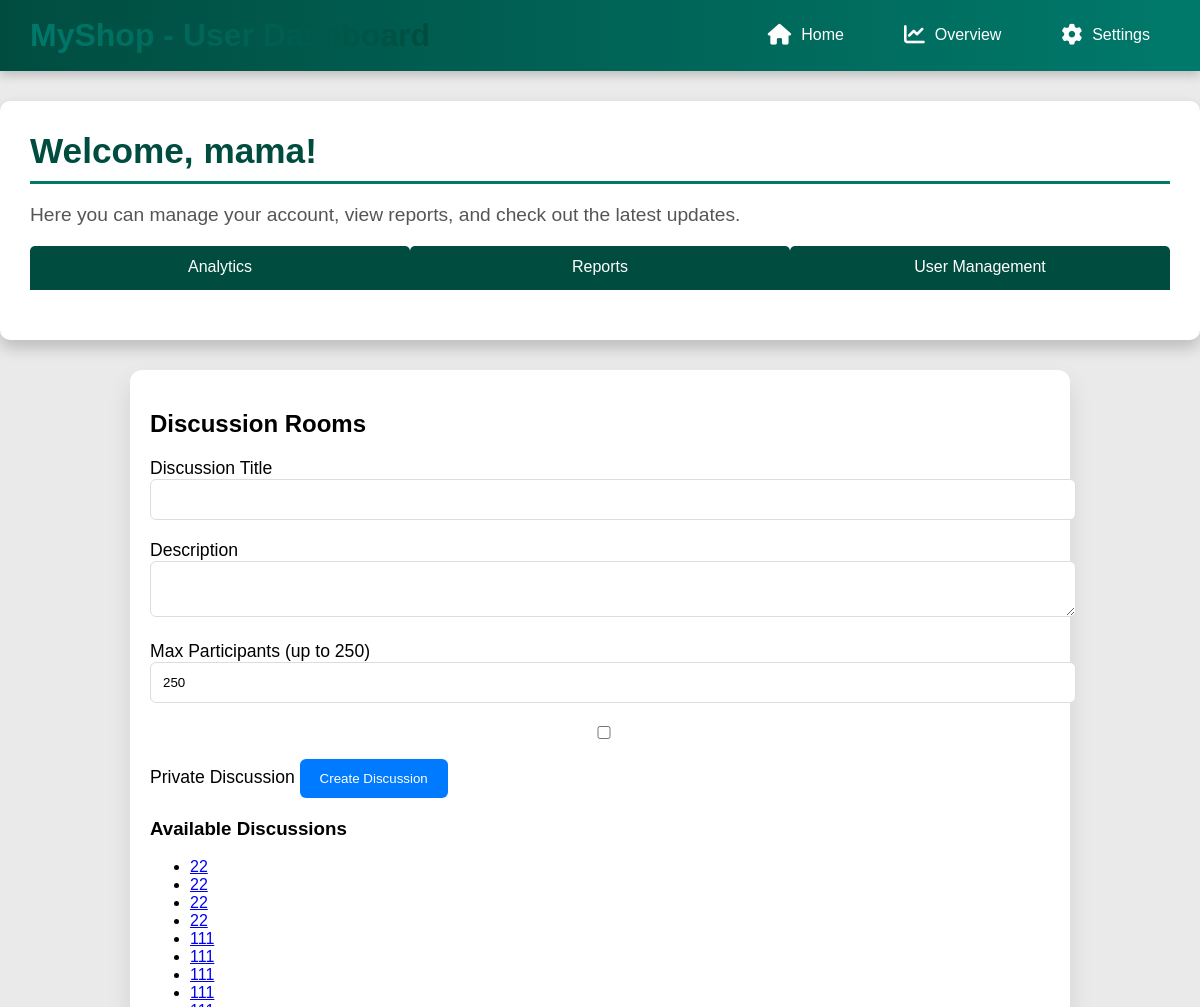
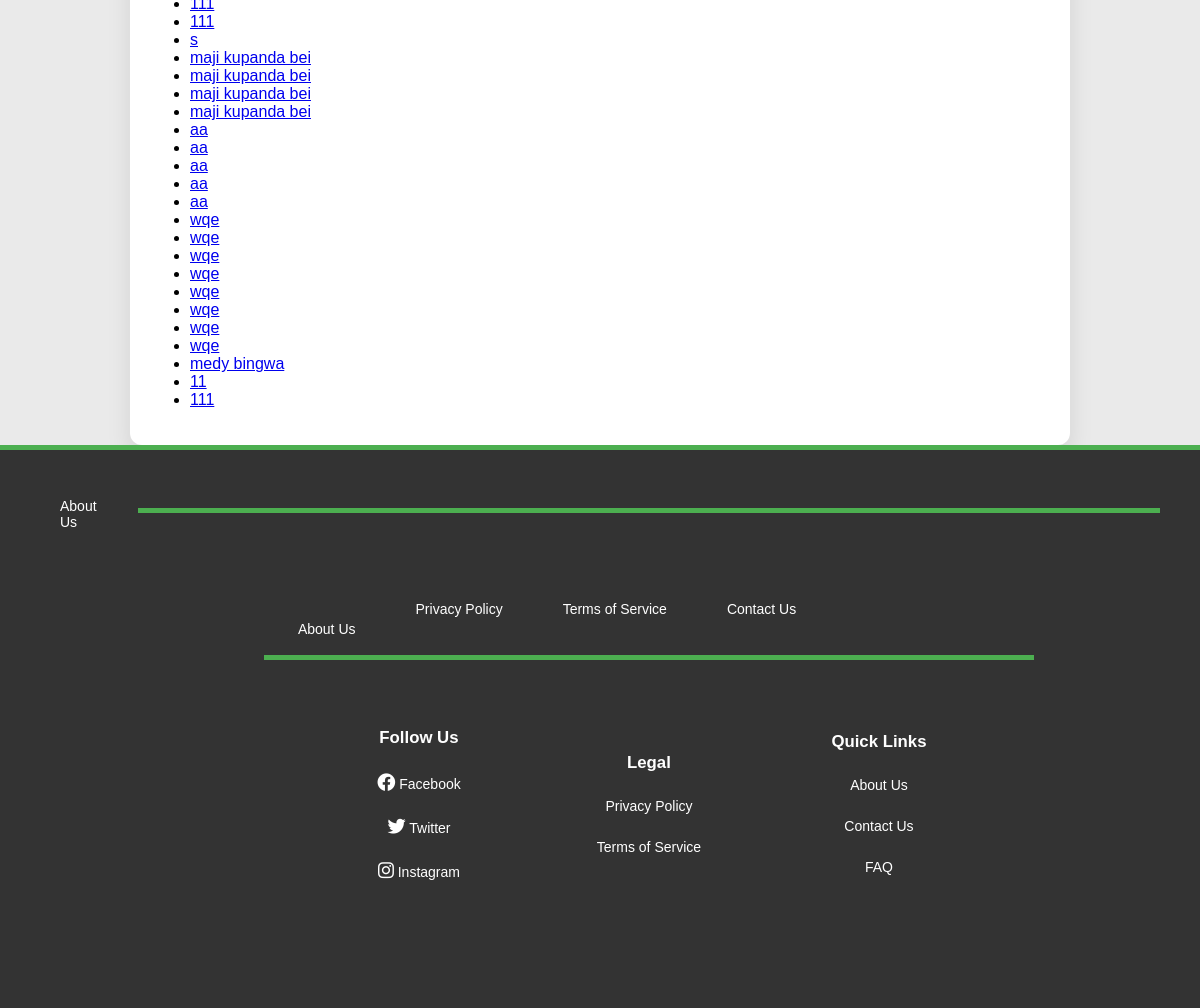
The page /discussion_room22.php (signed in) on the database its author committed (2 pictures, top to bottom).
### tables this page shows
CREATE TABLE `discussions` (
  `discussion_id` int(11) NOT NULL,
  `user_id` int(11) NOT NULL,
  `title` varchar(255) NOT NULL,
  `content` text NOT NULL,
  `created_at` timestamp NOT NULL DEFAULT current_timestamp(),
  `status` varchar(50) DEFAULT NULL,
  `retailer_id` int(11) DEFAULT NULL,
  `admin_id` int(11) DEFAULT NULL,
  `topic` varchar(255) DEFAULT NULL,
  `is_private` tinyint(1) NOT NULL DEFAULT 0,
  `passcode` varchar(255) DEFAULT NULL,
  `description` text DEFAULT NULL,
  `created_by` int(11) DEFAULT NULL,
  `max_participants` int(11) DEFAULT 250
);

### discussion_room22.php (the view, shortened to what this page needs)
<?php
require_once 'config.php';
$discussion_stmt = $conn->prepare("SELECT * FROM discussions WHERE is_private = 0 OR (is_private = 1 AND passcode IS NOT NULL)");
$discussion_stmt->execute();
$discussions = $discussion_stmt->get_result();
include 'dashboard_header.php';
?>
<div class="discussion-container">
    <h2>Discussion Rooms</h2>
    <form method="POST" action="discussion_room.php">
        <label for="title">Discussion Title</label>
        <input type="text" name="title" id="title" required>
        <label for="description">Description</label>
        <textarea name="description" id="description"></textarea>
        <label for="max_participants">Max Participants (up to 250)</label>
        <input type="number" name="max_participants" id="max_participants" max="250" value="250" required>
        <label for="is_private">
            <input type="checkbox" name="is_private" id="is_private"> Private Discussion
        </label>
        <button type="submit">Create Discussion</button>
    </form>
    <h3>Available Discussions</h3>
    <ul>
        <?php while ($discussion = $discussions->fetch_assoc()): ?>
            <li>
                <a href="join_discussion.php?id=<?php echo $discussion['id']; ?>">
                    <?php echo htmlspecialchars($discussion['title']); ?>
                </a>
            </li>
        <?php endwhile; ?>
    </ul>
</div>
<?php include 'dashboard_footer.php'; ?>

### dashboard_header.php (style rules this page uses)
body { font-family: 'Arial', sans-serif; background-color: #eaeaea; margin: 0; padding: 0; box-sizing: border-box; }

### discussion_room22.php (style rules this page uses)
.discussion-container { max-width: 900px; margin: 0 auto; padding: 20px; background: #fff; border-radius: 12px; box-shadow: 0 12px 24px rgba(0, 0, 0, 0.1); }
form { margin-bottom: 20px; }
label { font-size: 1.1em; margin-bottom: 10px; }
input, textarea { width: 100%; padding: 12px; border: 1px solid #ddd; border-radius: 6px; margin-bottom: 20px; }
button { background-color: #007bff; color: #fff; padding: 12px 20px; border: none; border-radius: 6px; cursor: pointer; }

### rows shown on the page
discussions: title "22"
discussions: title "22"
discussions: title "22"
discussions: title "22"
discussions: title "111"
discussions: title "111"
discussions: title "111"
discussions: title "111"
discussions: title "111"
discussions: title "111"
discussions: title "s"
discussions: title "maji kupanda bei"
discussions: title "maji kupanda bei"
discussions: title "maji kupanda bei"
discussions: title "maji kupanda bei"
discussions: title "aa"
discussions: title "aa"
discussions: title "aa"
discussions: title "aa"
discussions: title "aa"
discussions: title "wqe"
discussions: title "wqe"
discussions: title "wqe"
discussions: title "wqe"
discussions: title "wqe"
discussions: title "wqe"
discussions: title "wqe"
discussions: title "wqe"
discussions: title "medy bingwa"
discussions: title "11"
discussions: title "111"

### other values the page prints
$username "mama"
